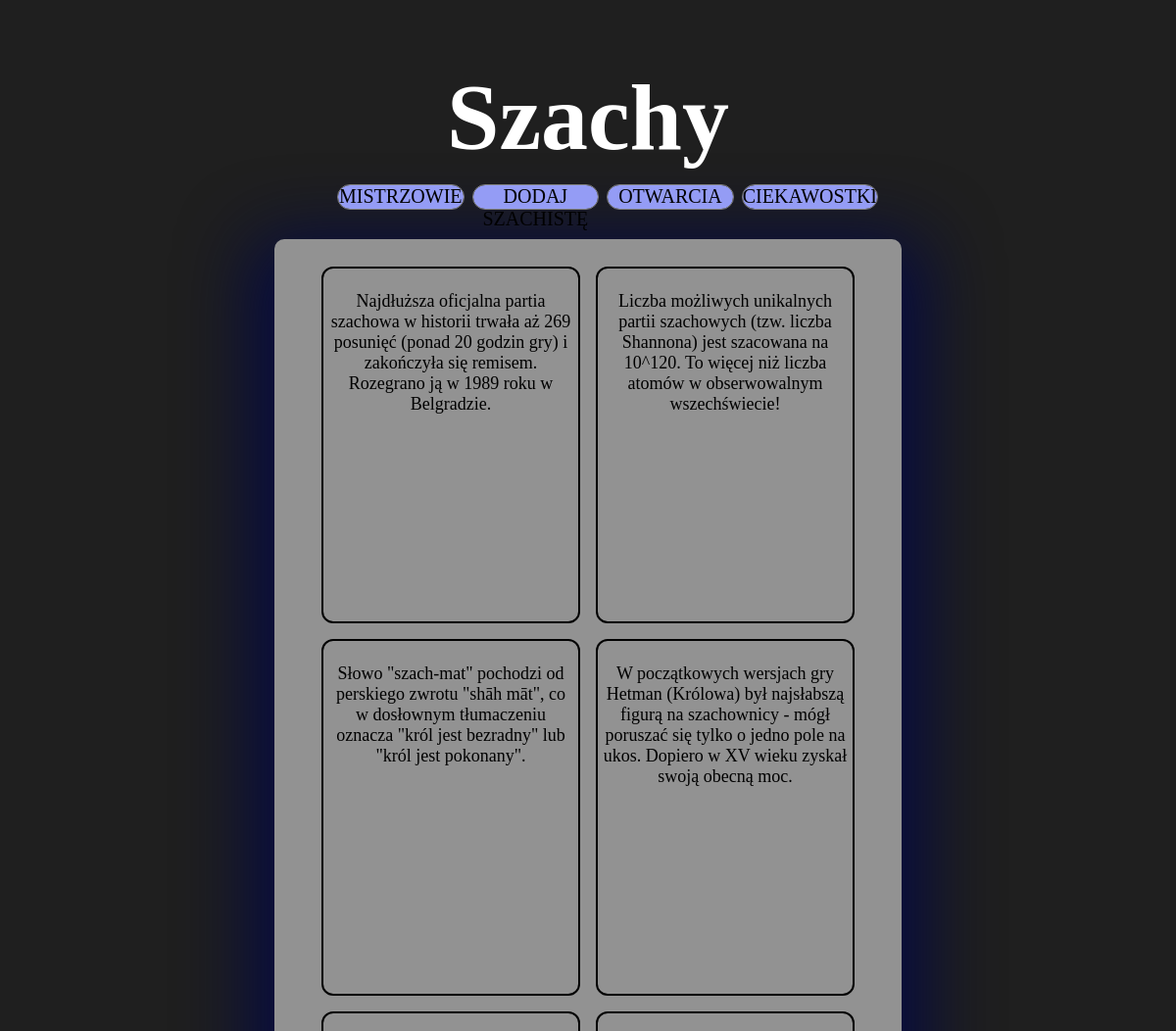
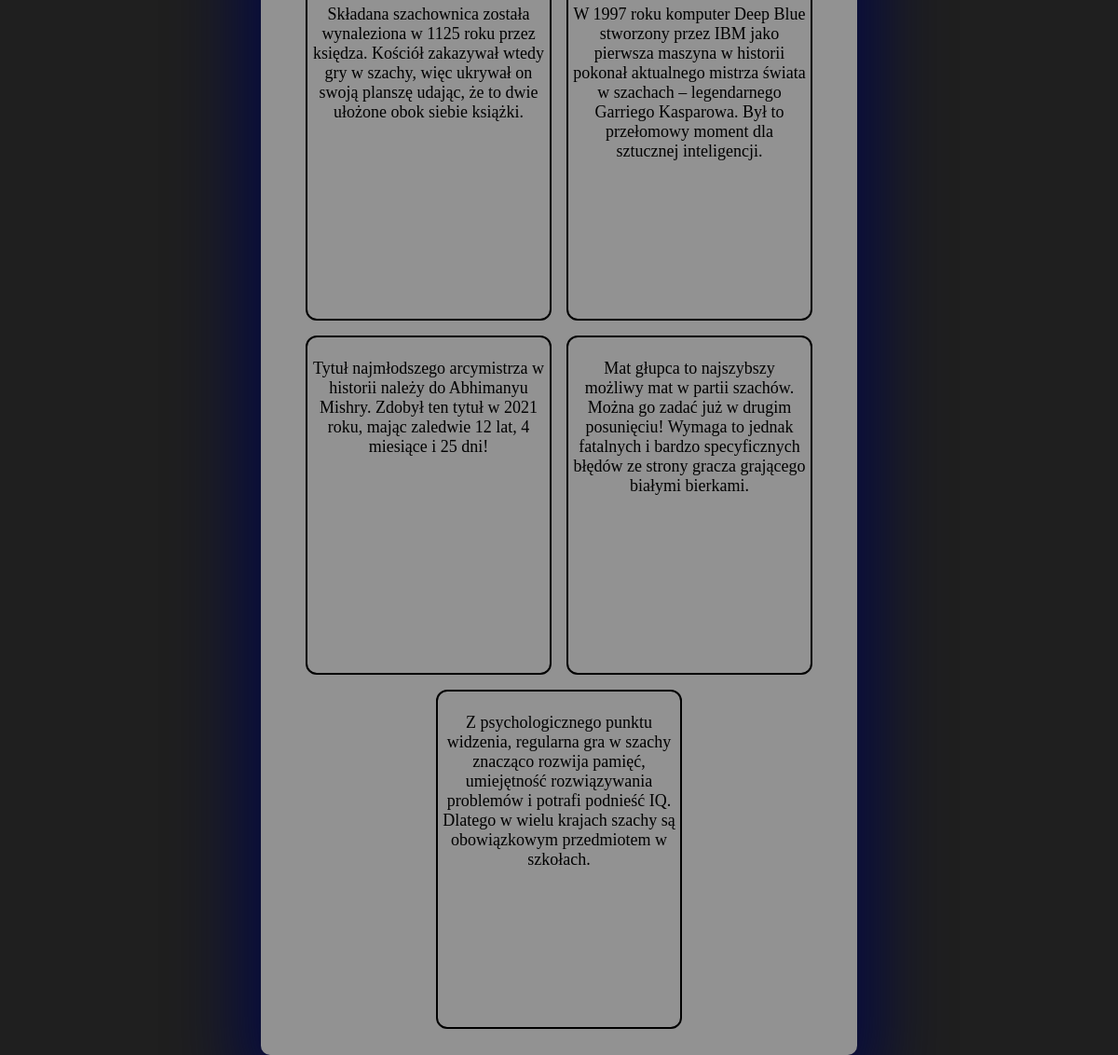
Page /index.php?strona=ciekawostki on the committed database (2 pictures, top to bottom).
### tables this page shows
CREATE TABLE `teksty` (
  `id_tekstu` int NOT NULL,
  `tekst` varchar(300) NOT NULL,
  `podstrona` int NOT NULL
);

### ciekawostki.php (the view, shortened to what this page needs)
<?php
require("db.php");
$wynik = mysqli_query($conn, "SELECT * FROM teksty");
while ($wiersz = mysqli_fetch_array($wynik)){
    echo '<a href="index.php?strona=ciekawostka&nr=' . $wiersz["id_tekstu"] . '">';
    echo '<div class="mistrz-con">';
    echo '<p style="font-size: 18px;">' . $wiersz["tekst"] . '</p>';
    echo '</div>';
    echo '</a>';
}
?>

### style.css (style rules this page uses)
body { background-color: rgb(31, 31, 31); margin: 0px; padding: 0px; font-family: tahoma; }
.mistrz-con { width: 250px; height: 350px; outline: 2px solid black; display: flex; text-align: center; flex-wrap: wrap; justify-content: center; font-size: 2rem; border-radius: 10px; margin: 10px; padding: 5px; }
a { text-decoration: none; color: black; }

### rows in the picture
teksty: tekst "Najdłuższa oficjalna partia szachowa w historii trwała aż 269 posunięć (ponad 20 godzin gry) i zakończyła się remisem. Rozegrano ją w 1989 roku w Belgradzie."
teksty: tekst "Liczba możliwych unikalnych partii szachowych (tzw. liczba Shannona) jest szacowana na 10^120. To więcej niż liczba atomów w obserwowalnym wszechświecie!"
teksty: tekst "Słowo \"szach-mat\" pochodzi od perskiego zwrotu \"shāh māt\", co w dosłownym tłumaczeniu oznacza \"król jest bezradny\" lub \"król jest pokonany\"."
teksty: tekst "W początkowych wersjach gry Hetman (Królowa) był najsłabszą figurą na szachownicy - mógł poruszać się tylko o jedno pole na ukos. Dopiero w XV wieku zyskał swoją obecną moc."
teksty: tekst "Składana szachownica została wynaleziona w 1125 roku przez księdza. Kościół zakazywał wtedy gry w szachy, więc ukrywał on swoją planszę udając, że to dwie ułożone obok siebie książki."
teksty: tekst "W 1997 roku komputer Deep Blue stworzony przez IBM jako pierwsza maszyna w historii pokonał aktualnego mistrza świata w szachach – legendarnego Garriego Kasparowa. Był to przełomowy moment dla sztucznej inteligencji."
teksty: tekst "Tytuł najmłodszego arcymistrza w historii należy do Abhimanyu Mishry. Zdobył ten tytuł w 2021 roku, mając zaledwie 12 lat, 4 miesiące i 25 dni!"
teksty: tekst "Mat głupca to najszybszy możliwy mat w partii szachów. Można go zadać już w drugim posunięciu! Wymaga to jednak fatalnych i bardzo specyficznych błędów ze strony gracza grającego białymi bierkami."
teksty: tekst "Z psychologicznego punktu widzenia, regularna gra w szachy znacząco rozwija pamięć, umiejętność rozwiązywania problemów i potrafi podnieść IQ. Dlatego w wielu krajach szachy są obowiązkowym przedmiotem w szkołach."
